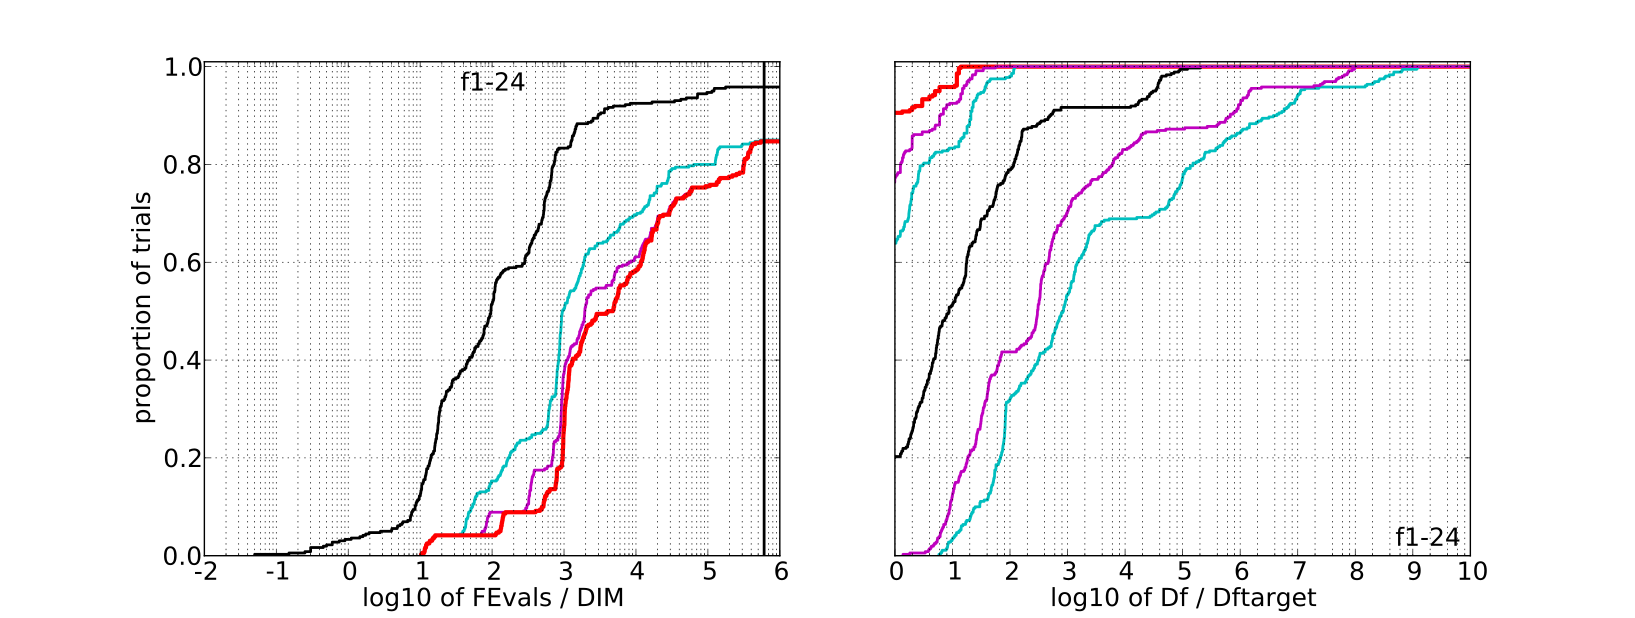

This figure's Python source:
import urllib
import tarfile
import glob
from pylab import *
import bbob_pproc as bb

# Collect and unarchive data (3.4MB)
dataurl = 'http://coco.lri.fr/BBOB2009/pythondata/BIPOP-CMA-ES.tar.gz'
filename, headers = urllib.urlretrieve(dataurl)
archivefile = tarfile.open(filename)
archivefile.extractall()

# Empirical cumulative distribution function figure
ds = bb.load(glob.glob('BBOB2009pythondata/BIPOP-CMA-ES/ppdata_f0*_20.pickle'))
figure()
bb.pprldistr.plot(ds)
bb.pprldistr.beautify() # resize the window to view whole figure
